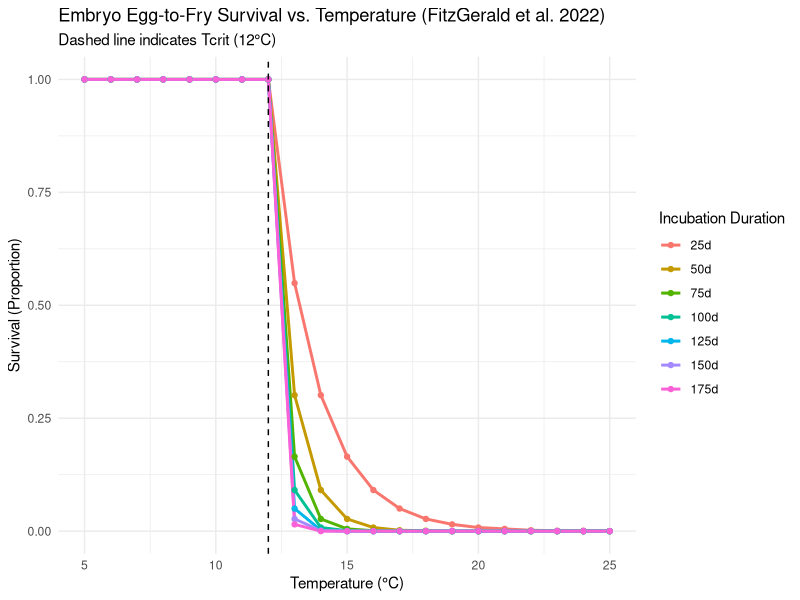

Reproduce this figure in R.
# FitzGerald, A. M., & Martin, B. T. (2022). Quantification of thermal impacts across 
# freshwater life stages to improve temperature management for anadromous salmonids. 
# Conservation Physiology, 10(1), coac013.
# FitzGerald et al. 2022: Chinook egg-to-fry survival vs incubation temperature

# Load libraries
library(ggplot2)

# Parameters for embryonic mortality
Tcrit <- 12.0
st <- 0.024

# Function to calculate overall survival over n days of incubation
calc_embryo_survival <- function(temp, days) {
  if (temp <= Tcrit) {
    return(1.0) # 100% survival if below critical threshold
  } else {
    # Calculate mortality rate and convert to survival proportion
    mortality <- 1 - exp(-st * (temp - Tcrit) * days)
    survival <- 1 - mortality
    return(max(0, survival)) # ensure it doesn't drop below 0
  }
}

# Define stressor ranges and curve groupings
temperatures <- seq(5, 25, by = 1)
incubation_days <- c(25, 50, 75, 100, 125, 150, 175)

results <- list()

for (days in incubation_days) {
  for (temp in temperatures) {
    survival_prop <- calc_embryo_survival(temp, days)
    
    # Append to results matching the CSV template
    results[[length(results) + 1]] <- data.frame(
      curve.id = paste0("c_embryo_", days, "d"),
      stressor.label = "temperature",
      stressor.x = temp,
      units.x = "degC",
      response.label = "survival",
      response.y = round(survival_prop, 3),
      units.y = "proportion",
      stressor.value = paste0(days, "d"),
      stringsAsFactors = FALSE
    )
  }
}

# Combine and write to CSV
srf2_data <- do.call(rbind, results)
write.csv(srf2_data, "SRF2_Embryonic_Incubation_Data.csv", row.names = FALSE)

# Convert stressor.value to a factor to keep the legend in numerical order
srf2_data$stressor.value <- factor(srf2_data$stressor.value, 
                                   levels = paste0(incubation_days, "d"))

# Plot the data
srf2_plot <- ggplot(srf2_data, aes(x = stressor.x, y = response.y, color = stressor.value)) +
  geom_line(linewidth = 1) +
  geom_point(size = 1.5) +
  geom_vline(xintercept = 12.0, linetype = "dashed", color = "black") + # Tcrit threshold
  labs(
    title = "Embryo Egg-to-Fry Survival vs. Temperature (FitzGerald et al. 2022)",
    subtitle = "Dashed line indicates Tcrit (12°C)",
    x = "Temperature (°C)",
    y = "Survival (Proportion)",
    color = "Incubation Duration"
  ) +
  theme_minimal() +
  theme(legend.position = "right")

print(srf2_plot)
